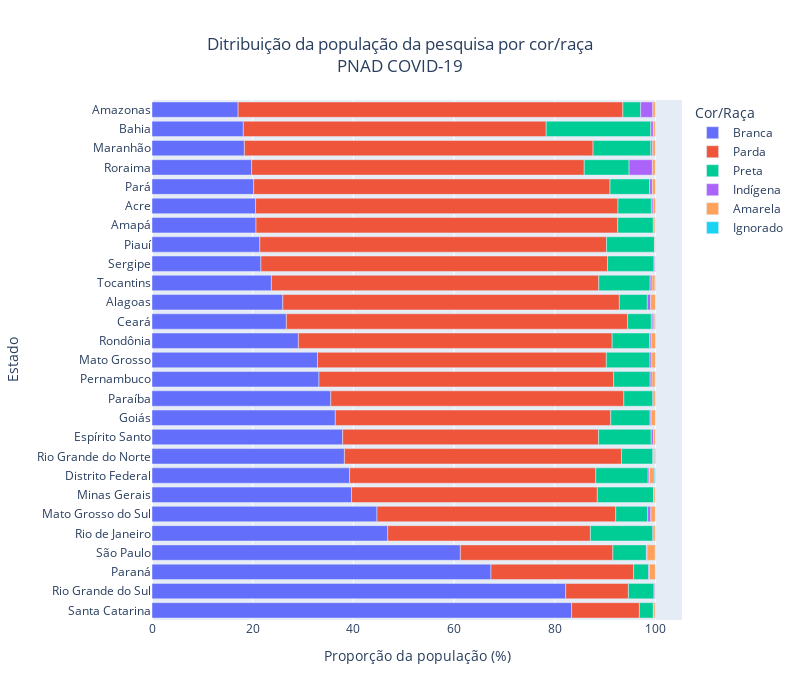

Notebook source saved alongside this figure:
### Code cell
fig_cor_raca = px.bar(df_results.sort_values(by=['proportion_raca'], ascending=False), y="uf", x="proportion_raca", color="cor_raca", title="Ditribuição da população da pesquisa por cor/raça<br>PNAD COVID-19",
            labels=dict(uf="Estado", proportion_raca="Proporção da população (%)", cor_raca="Cor/Raça"))

fig_cor_raca.update_layout(title_x=0.5, width=800, height=700)

title_name = 'Distribuição da populacao da pesquisa por cor-raça'

plotly.offline.plot(fig_cor_raca, filename = f'./plots/{title_name}.html', auto_play=False, auto_open=False)

fig_cor_raca.show()

### Figure 1 — Plotly figure (JSON) as saved in the notebook; plotly's stock layout.template omitted (floating-point values rounded to 4 significant figures)
{"data": [{"alignmentgroup": "True", "hovertemplate": "Cor/Raça=Branca<br>Proporção da população (%)=%{x}<br>Estado=%{y}<extra></extra>", "legendgroup": "Branca", "marker": {"color": "#636efa", "pattern": {"shape": ""}}, "name": "Branca", "offsetgroup": "Branca", "orientation": "h", "showlegend": true, "textposition": "auto", "type": "bar", "x": [83.34, 82.18, 67.33, 61.25, 46.83, 44.69, 39.63, 39.25, 38.22, 37.88, 36.41, 35.51, 33.17, 32.88, 29.08, 26.69, 25.98, 23.72, 21.63, 21.42, 20.66, 20.57, 20.19, 19.79, 18.35, 18.14, 17.11], "xaxis": "x", "y": ["Santa Catarina", "Rio Grande do Sul", "Paraná", "São Paulo", "Rio de Janeiro", "Mato Grosso do Sul", "Minas Gerais", "Distrito Federal", "Rio Grande do Norte", "Espírito Santo", "Goiás", "Paraíba", "Pernambuco", "Mato Grosso", "Rondônia", "Ceará", "Alagoas", "Tocantins", "Sergipe", "Piauí", "Amapá", "Acre", "Pará", "Roraima", "Maranhão", "Bahia", "Amazonas"], "yaxis": "y"}, {"alignmentgroup": "True", "hovertemplate": "Cor/Raça=Parda<br>Proporção da população (%)=%{x}<br>Estado=%{y}<extra></extra>", "legendgroup": "Parda", "marker": {"color": "#EF553B", "pattern": {"shape": ""}}, "name": "Parda", "offsetgroup": "Parda", "orientation": "h", "showlegend": true, "textposition": "auto", "type": "bar", "x": [76.42, 71.99, 71.85, 70.79, 69.26, 68.87, 68.86, 67.78, 66.85, 66.07, 65.03, 62.33, 60.16, 58.53, 58.21, 57.37, 55.03, 54.71, 50.83, 48.9, 48.83, 47.42, 40.25, 30.29, 28.33, 13.47, 12.45], "xaxis": "x", "y": ["Amazonas", "Acre", "Amapá", "Pará", "Maranhão", "Piauí", "Sergipe", "Ceará", "Alagoas", "Roraima", "Tocantins", "Rondônia", "Bahia", "Pernambuco", "Paraíba", "Mato Grosso", "Rio Grande do Norte", "Goiás", "Espírito Santo", "Distrito Federal", "Minas Gerais", "Mato Grosso do Sul", "Rio de Janeiro", "São Paulo", "Paraná", "Santa Catarina", "Rio Grande do Sul"], "yaxis": "y"}, {"alignmentgroup": "True", "hovertemplate": "Cor/Raça=Preta<br>Proporção da população (%)=%{x}<br>Estado=%{y}<extra></extra>", "legendgroup": "Preta", "marker": {"color": "#00cc96", "pattern": {"shape": ""}}, "name": "Preta", "offsetgroup": "Preta", "orientation": "h", "showlegend": true, "textposition": "auto", "type": "bar", "x": [20.78, 12.4, 11.49, 11.15, 10.45, 10.4, 10.2, 9.51, 9.23, 8.9, 8.67, 7.88, 7.82, 7.44, 7.26, 7.07, 6.66, 6.63, 6.34, 6.23, 5.76, 5.56, 5.09, 4.72, 3.54, 2.98, 2.77], "xaxis": "x", "y": ["Bahia", "Rio de Janeiro", "Maranhão", "Minas Gerais", "Espírito Santo", "Distrito Federal", "Tocantins", "Piauí", "Sergipe", "Roraima", "Mato Grosso", "Pará", "Goiás", "Rondônia", "Pernambuco", "Amapá", "São Paulo", "Acre", "Mato Grosso do Sul", "Rio Grande do Norte", "Paraíba", "Alagoas", "Rio Grande do Sul", "Ceará", "Amazonas", "Paraná", "Santa Catarina"], "yaxis": "y"}, {"alignmentgroup": "True", "hovertemplate": "Cor/Raça=Indígena<br>Proporção da população (%)=%{x}<br>Estado=%{y}<extra></extra>", "legendgroup": "Indígena", "marker": {"color": "#ab63fa", "pattern": {"shape": ""}}, "name": "Indígena", "offsetgroup": "Indígena", "orientation": "h", "showlegend": true, "textposition": "auto", "type": "bar", "x": [4.63, 2.41, 0.67, 0.63, 0.53, 0.5, 0.44, 0.38, 0.37, 0.36, 0.36, 0.35, 0.32, 0.29, 0.26, 0.22, 0.22, 0.21, 0.18, 0.18, 0.17, 0.16, 0.14, 0.14, 0.12, 0.09, 0.06], "xaxis": "x", "y": ["Roraima", "Amazonas", "Alagoas", "Mato Grosso do Sul", "Pará", "Bahia", "Espírito Santo", "Tocantins", "Pernambuco", "Mato Grosso", "Maranhão", "Acre", "Ceará", "Rondônia", "Distrito Federal", "Rio de Janeiro", "Paraíba", "Goiás", "Paraná", "Sergipe", "Rio Grande do Sul", "Amapá", "Rio Grande do Norte", "São Paulo", "Santa Catarina", "Minas Gerais", "Piauí"], "yaxis": "y"}, {"alignmentgroup": "True", "hovertemplate": "Cor/Raça=Amarela<br>Proporção da população (%)=%{x}<br>Estado=%{y}<extra></extra>", "legendgroup": "Amarela", "marker": {"color": "#FFA15A", "pattern": {"shape": ""}}, "name": "Amarela", "offsetgroup": "Amarela", "orientation": "h", "showlegend": true, "textposition": "auto", "type": "bar", "x": [1.63, 1.17, 0.98, 0.93, 0.92, 0.87, 0.85, 0.72, 0.64, 0.61, 0.6, 0.58, 0.54, 0.51, 0.46, 0.41, 0.4, 0.38, 0.31, 0.31, 0.29, 0.28, 0.25, 0.25, 0.1, 0.09, 0.07], "xaxis": "x", "y": ["São Paulo", "Paraná", "Distrito Federal", "Alagoas", "Mato Grosso do Sul", "Rondônia", "Goiás", "Mato Grosso", "Pernambuco", "Pará", "Roraima", "Tocantins", "Maranhão", "Amazonas", "Acre", "Bahia", "Espírito Santo", "Ceará", "Rio de Janeiro", "Paraíba", "Minas Gerais", "Santa Catarina", "Rio Grande do Norte", "Amapá", "Rio Grande do Sul", "Piauí", "Sergipe"], "yaxis": "y"}, {"alignmentgroup": "True", "hovertemplate": "Cor/Raça=Ignorado<br>Proporção da população (%)=%{x}<br>Estado=%{y}<extra></extra>", "legendgroup": "Ignorado", "marker": {"color": "#19d3f3", "pattern": {"shape": ""}}, "name": "Ignorado", "offsetgroup": "Ignorado", "orientation": "h", "showlegend": true, "textposition": "auto", "type": "bar", "x": [0.21, 0.14, 0.11, 0.1, 0.06, 0.03, 0.03, 0.02, 0.02, 0.02, 0.01, 0.01, 0.01, 0.01, 0.01, 0.01, 0.01, 0.01, 0, 0, 0, 0, 0], "xaxis": "x", "y": ["Distrito Federal", "Rio Grande do Norte", "Ceará", "Tocantins", "Piauí", "Sergipe", "São Paulo", "Amazonas", "Santa Catarina", "Pernambuco", "Rio Grande do Sul", "Minas Gerais", "Goiás", "Roraima", "Amapá", "Mato Grosso", "Paraná", "Pará", "Rio de Janeiro", "Espírito Santo", "Mato Grosso do Sul", "Maranhão", "Bahia"], "yaxis": "y"}], "layout": {"barmode": "relative", "height": 700, "legend": {"title": {"text": "Cor/Raça"}, "tracegroupgap": 0}, "title": {"text": "Ditribuição da população da pesquisa por cor/raça<br>PNAD COVID-19", "x": 0.5}, "width": 800, "xaxis": {"anchor": "y", "domain": [0, 1], "title": {"text": "Proporção da população (%)"}}, "yaxis": {"anchor": "x", "domain": [0, 1], "title": {"text": "Estado"}}}}
